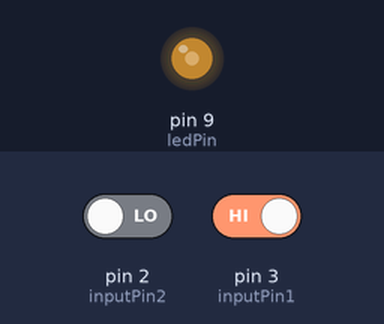
This sketch was run on a simulated Arduino Uno, built with avr-gcc and run on an emulated ATmega328P. Shown: output pins drawn as LEDs (lit = HIGH). The test bench sets the inputs (shaded band); at power-on: pin 3 (inputPin1) HIGH, pin 2 (inputPin2) LOW.

Above: at 1.2 s.
1.3 s: pin 3 (inputPin1) driven LOW
At 3.7 s:
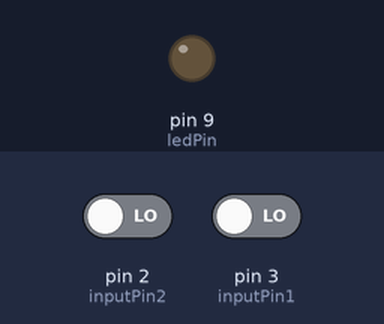
4.0 s: pin 3 (inputPin1) driven HIGH
At 5.96 s:
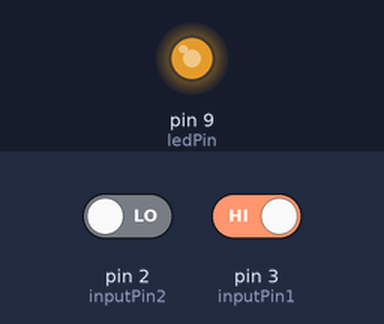
At 8.0 s:
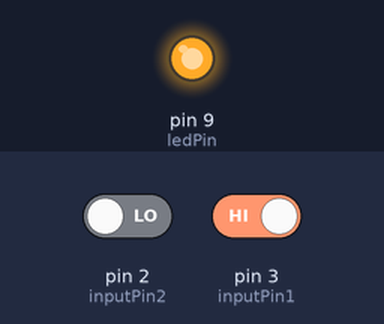
Timing chart, 0 to 9.5 s (numbered marks = the images above; inputs shaded):
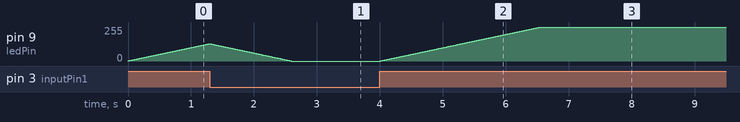

The sketch:

buttons.ino
```cpp
int ledPin = 9;
int inputPin1 = 3;
int inputPin2 = 2;
int value = 0;

void setup()
{
  pinMode(ledPin, OUTPUT);
  pinMode(inputPin1, INPUT);
  pinMode(inputPin2, INPUT);
}

void loop()
{
  if (digitalRead(inputPin1) == LOW) { value--; }
  else if (digitalRead(inputPin2) == LOW) { value++; }
  value = constrain(value, 0, 255);
  analogWrite(ledPin, value);
  delay(10);
}
```

Measured:
- after the input at 4.0 s, pin 9 (ledPin): moves from 0/255 to 255/255 over 2.5 s, starting at once
